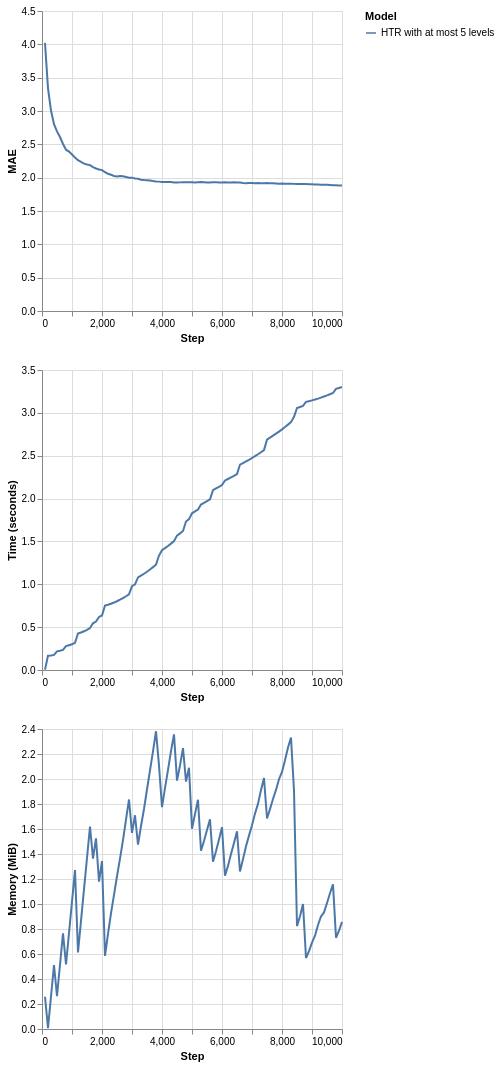

Notebook code for this chart:
### Markdown cell above
Note that as soon the memory usage reaches the limit that we determined (at the memory check intervals), HTR starts managing its resource usage to reduce the size. As a consequence, the running time also decreases. For more accurate management, the intervals between memory checks should be decreased. This action, however, has costs since the tree stops the learning process to estimate its size and alter its own structure. Too frequent memory checks might end up result in a slow learning process. Besides, by using fewer resources, the predictive performance can be negatively impacted. So, use this tool with caution!

**But how that works at all?**

HTs monitor the incoming feature values to perform split attempts. To do so, they rely on a class of algorithms called *Attribute Observers* (AO) or *Splitters* (spoiler alert!). Each leaf node in an HT keeps one AO per incoming feature. After pre-determined intervals (`grace_period` parameter), leaves query their AOs for split candidates. Well, there are costs to monitor input features (mainly the numerical ones). In fact, AOs correspond to one of the most time and memory-consuming portions of the HTs. To manage memory usage, an HT firstly determines its least promising leaves, w.r.t. how likely they will be split. Then, these leaves' AOs are removed, and the tree nodes are said to be "deactivated." That's it! The deactivated leaves do not perform split attempts anymore, but they continue to be updated to provide responses. They will be kept as leaves as long as there are not available resources to enable tree growth. These leaves can be activated again (meaning that new AOs will be created for them) if there is available memory, so don't worry!

**Hint:** another indirect way to bound memory usage is to limit the tree depth. By default, the trees can grow until they get close to the maximum recursion limit enabled in the system, but the `max_depth` parameter can control this behavior.

### Code cell
plot_performance(
    synth.Friedman(seed=42).take(10_000),
    metrics.MAE(),
    {
        "HTR with at most 5 levels": (
            preprocessing.StandardScaler()
            | tree.HoeffdingTreeRegressor(
                splitter=tree.splitter.EBSTSplitter(),
                max_depth=5
            )
        )
    }
)

### Figure 1 — Vega-Lite specification as saved in the notebook (floating-point values rounded to 4 significant figures)
{"config": {"view": {"continuousWidth": 300, "continuousHeight": 300}}, "vconcat": [{"mark": {"type": "line"}, "encoding": {"color": {"field": "Model", "type": "nominal"}, "x": {"field": "Step", "type": "quantitative"}, "y": {"field": "Metric", "title": "MAE", "type": "quantitative"}}}, {"mark": {"type": "line"}, "encoding": {"color": {"field": "Model", "type": "nominal"}, "x": {"field": "Step", "type": "quantitative"}, "y": {"field": "Time", "title": "Time (seconds)", "type": "quantitative"}}}, {"mark": {"type": "line"}, "encoding": {"color": {"field": "Model", "type": "nominal"}, "x": {"field": "Step", "type": "quantitative"}, "y": {"field": "Memory", "title": "Memory (MiB)", "type": "quantitative"}}}], "data": {"name": "data-805b48451834a69848b2e944b08d6635"}, "$schema": "https://vega.github.io/schema/vega-lite/v6.1.0.json", "datasets": {"data-805b48451834a69848b2e944b08d6635": [{"Step": 100, "Metric": 4.023, "Time": 0.004056, "Memory": 0.2578, "Model": "HTR with at most 5 levels"}, {"Step": 200, "Metric": 3.34, "Time": 0.1667, "Memory": 0.006567, "Model": "HTR with at most 5 levels"}, {"Step": 300, "Metric": 3.007, "Time": 0.1701, "Memory": 0.2602, "Model": "HTR with at most 5 levels"}, {"Step": 400, "Metric": 2.803, "Time": 0.1766, "Memory": 0.512, "Model": "HTR with at most 5 levels"}, {"Step": 500, "Metric": 2.695, "Time": 0.2181, "Memory": 0.2622, "Model": "HTR with at most 5 levels"}, {"Step": 600, "Metric": 2.61, "Time": 0.2246, "Memory": 0.514, "Model": "HTR with at most 5 levels"}, {"Step": 700, "Metric": 2.506, "Time": 0.2342, "Memory": 0.7657, "Model": "HTR with at most 5 levels"}, {"Step": 800, "Metric": 2.42, "Time": 0.2789, "Memory": 0.5159, "Model": "HTR with at most 5 levels"}, {"Step": 900, "Metric": 2.391, "Time": 0.2883, "Memory": 0.7677, "Model": "HTR with at most 5 levels"}, {"Step": 1000, "Metric": 2.346, "Time": 0.3009, "Memory": 1.019, "Model": "HTR with at most 5 levels"}, {"Step": 1100, "Metric": 2.303, "Time": 0.3165, "Memory": 1.271, "Model": "HTR with at most 5 levels"}, {"Step": 1200, "Metric": 2.262, "Time": 0.4265, "Memory": 0.6128, "Model": "HTR with at most 5 levels"}, {"Step": 1300, "Metric": 2.237, "Time": 0.4372, "Memory": 0.8646, "Model": "HTR with at most 5 levels"}, {"Step": 1400, "Metric": 2.211, "Time": 0.4516, "Memory": 1.116, "Model": "HTR with at most 5 levels"}, {"Step": 1500, "Metric": 2.198, "Time": 0.4688, "Memory": 1.368, "Model": "HTR with at most 5 levels"}, {"Step": 1600, "Metric": 2.188, "Time": 0.4887, "Memory": 1.62, "Model": "HTR with at most 5 levels"}, {"Step": 1700, "Metric": 2.159, "Time": 0.545, "Memory": 1.363, "Model": "HTR with at most 5 levels"}, {"Step": 1800, "Metric": 2.137, "Time": 0.5645, "Memory": 1.525, "Model": "HTR with at most 5 levels"}, {"Step": 1900, "Metric": 2.124, "Time": 0.6187, "Memory": 1.179, "Model": "HTR with at most 5 levels"}, {"Step": 2000, "Metric": 2.113, "Time": 0.6358, "Memory": 1.343, "Model": "HTR with at most 5 levels"}, {"Step": 2100, "Metric": 2.083, "Time": 0.7516, "Memory": 0.585, "Model": "HTR with at most 5 levels"}, {"Step": 2200, "Metric": 2.058, "Time": 0.7611, "Memory": 0.7612, "Model": "HTR with at most 5 levels"}, {"Step": 2300, "Metric": 2.043, "Time": 0.7732, "Memory": 0.9248, "Model": "HTR with at most 5 levels"}, {"Step": 2400, "Metric": 2.026, "Time": 0.7869, "Memory": 1.073, "Model": "HTR with at most 5 levels"}, {"Step": 2500, "Metric": 2.018, "Time": 0.8023, "Memory": 1.222, "Model": "HTR with at most 5 levels"}, {"Step": 2600, "Metric": 2.023, "Time": 0.8197, "Memory": 1.363, "Model": "HTR with at most 5 levels"}, {"Step": 2700, "Metric": 2.02, "Time": 0.8396, "Memory": 1.511, "Model": "HTR with at most 5 levels"}, {"Step": 2800, "Metric": 2.009, "Time": 0.8602, "Memory": 1.675, "Model": "HTR with at most 5 levels"}, {"Step": 2900, "Metric": 1.999, "Time": 0.8828, "Memory": 1.836, "Model": "HTR with at most 5 levels"}, {"Step": 3000, "Metric": 2.0, "Time": 0.9776, "Memory": 1.569, "Model": "HTR with at most 5 levels"}, {"Step": 3100, "Metric": 1.987, "Time": 1.0, "Memory": 1.71, "Model": "HTR with at most 5 levels"}, {"Step": 3200, "Metric": 1.983, "Time": 1.08, "Memory": 1.476, "Model": "HTR with at most 5 levels"}, {"Step": 3300, "Metric": 1.969, "Time": 1.101, "Memory": 1.624, "Model": "HTR with at most 5 levels"}, {"Step": 3400, "Metric": 1.965, "Time": 1.123, "Memory": 1.76, "Model": "HTR with at most 5 levels"}, {"Step": 3500, "Metric": 1.961, "Time": 1.147, "Memory": 1.916, "Model": "HTR with at most 5 levels"}, {"Step": 3600, "Metric": 1.957, "Time": 1.172, "Memory": 2.07, "Model": "HTR with at most 5 levels"}, {"Step": 3700, "Metric": 1.949, "Time": 1.2, "Memory": 2.221, "Model": "HTR with at most 5 levels"}, {"Step": 3800, "Metric": 1.944, "Time": 1.229, "Memory": 2.382, "Model": "HTR with at most 5 levels"}, {"Step": 3900, "Metric": 1.941, "Time": 1.335, "Memory": 2.108, "Model": "HTR with at most 5 levels"}, {"Step": 4000, "Metric": 1.935, "Time": 1.398, "Memory": 1.775, "Model": "HTR with at most 5 levels"}, {"Step": 4100, "Metric": 1.934, "Time": 1.422, "Memory": 1.927, "Model": "HTR with at most 5 levels"}, {"Step": 4200, "Metric": 1.934, "Time": 1.447, "Memory": 2.073, "Model": "HTR with at most 5 levels"}, {"Step": 4300, "Metric": 1.934, "Time": 1.475, "Memory": 2.224, "Model": "HTR with at most 5 levels"}, {"Step": 4400, "Metric": 1.929, "Time": 1.503, "Memory": 2.357, "Model": "HTR with at most 5 levels"}, {"Step": 4500, "Metric": 1.927, "Time": 1.568, "Memory": 1.987, "Model": "HTR with at most 5 levels"}, {"Step": 4600, "Metric": 1.929, "Time": 1.594, "Memory": 2.108, "Model": "HTR with at most 5 levels"}, {"Step": 4700, "Metric": 1.931, "Time": 1.622, "Memory": 2.247, "Model": "HTR with at most 5 levels"}, {"Step": 4800, "Metric": 1.933, "Time": 1.733, "Memory": 1.979, "Model": "HTR with at most 5 levels"}, {"Step": 4900, "Metric": 1.93, "Time": 1.76, "Memory": 2.09, "Model": "HTR with at most 5 levels"}, {"Step": 5000, "Metric": 1.933, "Time": 1.828, "Memory": 1.602, "Model": "HTR with at most 5 levels"}, {"Step": 5100, "Metric": 1.928, "Time": 1.85, "Memory": 1.721, "Model": "HTR with at most 5 levels"}, {"Step": 5200, "Metric": 1.932, "Time": 1.873, "Memory": 1.834, "Model": "HTR with at most 5 levels"}, {"Step": 5300, "Metric": 1.934, "Time": 1.93, "Memory": 1.426, "Model": "HTR with at most 5 levels"}, {"Step": 5400, "Metric": 1.933, "Time": 1.949, "Memory": 1.504, "Model": "HTR with at most 5 levels"}, {"Step": 5500, "Metric": 1.928, "Time": 1.969, "Memory": 1.593, "Model": "HTR with at most 5 levels"}, {"Step": 5600, "Metric": 1.929, "Time": 1.991, "Memory": 1.678, "Model": "HTR with at most 5 levels"}, {"Step": 5700, "Metric": 1.931, "Time": 2.099, "Memory": 1.338, "Model": "HTR with at most 5 levels"}, {"Step": 5800, "Metric": 1.932, "Time": 2.118, "Memory": 1.421, "Model": "HTR with at most 5 levels"}, {"Step": 5900, "Metric": 1.929, "Time": 2.137, "Memory": 1.517, "Model": "HTR with at most 5 levels"}, {"Step": 6000, "Metric": 1.928, "Time": 2.157, "Memory": 1.615, "Model": "HTR with at most 5 levels"}, {"Step": 6100, "Metric": 1.93, "Time": 2.212, "Memory": 1.226, "Model": "HTR with at most 5 levels"}, {"Step": 6200, "Metric": 1.928, "Time": 2.229, "Memory": 1.305, "Model": "HTR with at most 5 levels"}, {"Step": 6300, "Metric": 1.929, "Time": 2.246, "Memory": 1.4, "Model": "HTR with at most 5 levels"}, {"Step": 6400, "Metric": 1.93, "Time": 2.265, "Memory": 1.489, "Model": "HTR with at most 5 levels"}, {"Step": 6500, "Metric": 1.928, "Time": 2.285, "Memory": 1.582, "Model": "HTR with at most 5 levels"}, {"Step": 6600, "Metric": 1.926, "Time": 2.397, "Memory": 1.26, "Model": "HTR with at most 5 levels"}, {"Step": 6700, "Metric": 1.919, "Time": 2.415, "Memory": 1.358, "Model": "HTR with at most 5 levels"}, {"Step": 6800, "Metric": 1.917, "Time": 2.433, "Memory": 1.461, "Model": "HTR with at most 5 levels"}, {"Step": 6900, "Metric": 1.919, "Time": 2.452, "Memory": 1.547, "Model": "HTR with at most 5 levels"}, {"Step": 7000, "Metric": 1.918, "Time": 2.473, "Memory": 1.63, "Model": "HTR with at most 5 levels"}, {"Step": 7100, "Metric": 1.918, "Time": 2.495, "Memory": 1.723, "Model": "HTR with at most 5 levels"}, {"Step": 7200, "Metric": 1.919, "Time": 2.517, "Memory": 1.801, "Model": "HTR with at most 5 levels"}, {"Step": 7300, "Metric": 1.917, "Time": 2.541, "Memory": 1.912, "Model": "HTR with at most 5 levels"}, {"Step": 7400, "Metric": 1.917, "Time": 2.565, "Memory": 2.008, "Model": "HTR with at most 5 levels"}, {"Step": 7500, "Metric": 1.919, "Time": 2.687, "Memory": 1.684, "Model": "HTR with at most 5 levels"}, {"Step": 7600, "Metric": 1.917, "Time": 2.711, "Memory": 1.759, "Model": "HTR with at most 5 levels"}, {"Step": 7700, "Metric": 1.916, "Time": 2.734, "Memory": 1.84, "Model": "HTR with at most 5 levels"}, {"Step": 7800, "Metric": 1.914, "Time": 2.757, "Memory": 1.913, "Model": "HTR with at most 5 levels"}, {"Step": 7900, "Metric": 1.911, "Time": 2.782, "Memory": 1.998, "Model": "HTR with at most 5 levels"}, {"Step": 8000, "Metric": 1.911, "Time": 2.807, "Memory": 2.056, "Model": "HTR with at most 5 levels"}, {"Step": 8100, "Metric": 1.907, "Time": 2.834, "Memory": 2.149, "Model": "HTR with at most 5 levels"}, {"Step": 8200, "Metric": 1.907, "Time": 2.863, "Memory": 2.253, "Model": "HTR with at most 5 levels"}, {"Step": 8300, "Metric": 1.909, "Time": 2.892, "Memory": 2.331, "Model": "HTR with at most 5 levels"}, {"Step": 8400, "Metric": 1.907, "Time": 2.954, "Memory": 1.908, "Model": "HTR with at most 5 levels"}, {"Step": 8500, "Metric": 1.905, "Time": 3.057, "Memory": 0.8233, "Model": "HTR with at most 5 levels"}, {"Step": 8600, "Metric": 1.904, "Time": 3.069, "Memory": 0.9021, "Model": "HTR with at most 5 levels"}, {"Step": 8700, "Metric": 1.905, "Time": 3.082, "Memory": 1.0, "Model": "HTR with at most 5 levels"}, {"Step": 8800, "Metric": 1.904, "Time": 3.128, "Memory": 0.5676, "Model": "HTR with at most 5 levels"}, {"Step": 8900, "Metric": 1.903, "Time": 3.137, "Memory": 0.623, "Model": "HTR with at most 5 levels"}, {"Step": 9000, "Metric": 1.901, "Time": 3.145, "Memory": 0.6909, "Model": "HTR with at most 5 levels"}, {"Step": 9100, "Metric": 1.896, "Time": 3.155, "Memory": 0.7463, "Model": "HTR with at most 5 levels"}, {"Step": 9200, "Metric": 1.896, "Time": 3.166, "Memory": 0.8319, "Model": "HTR with at most 5 levels"}, {"Step": 9300, "Metric": 1.894, "Time": 3.178, "Memory": 0.8999, "Model": "HTR with at most 5 levels"}, {"Step": 9400, "Metric": 1.892, "Time": 3.19, "Memory": 0.9326, "Model": "HTR with at most 5 levels"}, {"Step": 9500, "Metric": 1.892, "Time": 3.203, "Memory": 1.008, "Model": "HTR with at most 5 levels"}, {"Step": 9600, "Metric": 1.89, "Time": 3.217, "Memory": 1.086, "Model": "HTR with at most 5 levels"}, {"Step": 9700, "Metric": 1.887, "Time": 3.232, "Memory": 1.157, "Model": "HTR with at most 5 levels"}, {"Step": 9800, "Metric": 1.885, "Time": 3.28, "Memory": 0.7299, "Model": "HTR with at most 5 levels"}, {"Step": 9900, "Metric": 1.882, "Time": 3.291, "Memory": 0.786, "Model": "HTR with at most 5 levels"}, {"Step": 10000, "Metric": 1.883, "Time": 3.302, "Memory": 0.8565, "Model": "HTR with at most 5 levels"}]}}
